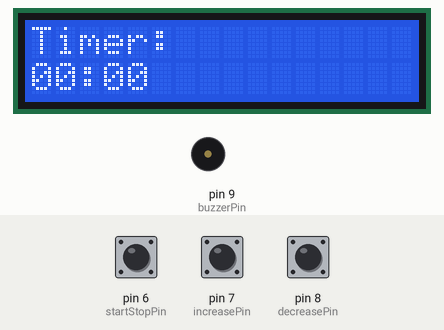
A sketch run on a simulated Arduino Uno, built with avr-gcc and run on an emulated ATmega328P. Parts: 16×2 character LCD, buzzer (waves = sounding, pin HIGH). Inputs (shaded band) come from the test bench; at power-on: pin 6 (startStopPin) HIGH, pin 7 (increasePin) HIGH, pin 8 (decreasePin) HIGH.

Above: at 2.2 s.
2.3 s: pin 6 (startStopPin) pulled LOW for 0.15 s
At 4.2 s:
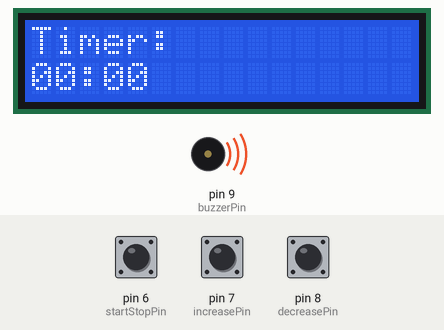
5.4 s: pin 7 (increasePin) pulled LOW for 1 s
At 7.2 s:
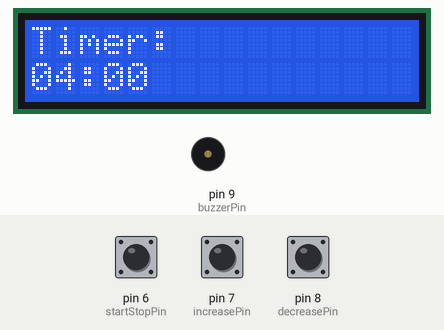
7.9 s: pin 7 (increasePin) pulled LOW for 0.15 s
At 8.4 s:
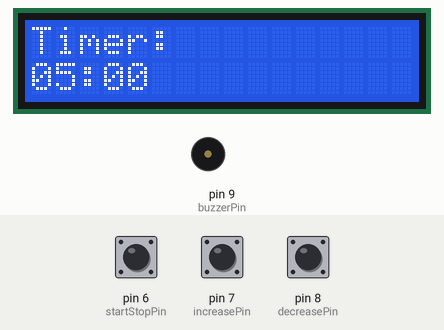
9.6 s: pin 6 (startStopPin) pulled LOW for 1 s
At 12.3 s:
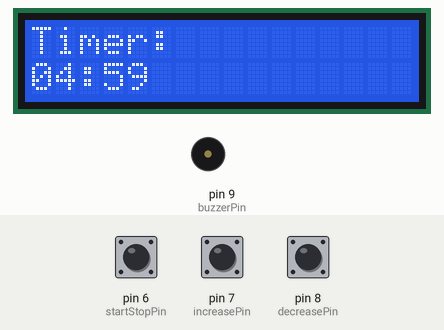
Timing chart, 0 to 13.8 s (numbered marks = the images above; inputs shaded):
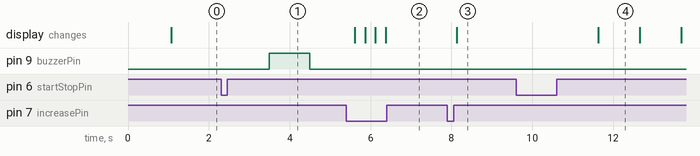

Measured:
- after the input at 2.3 s, pin 9 (buzzerPin): LOW → HIGH after 1.2 s, → LOW 1.0 s later
- after the input at 5.4 s, the display: first changes after 0.21 s (image 2 shows a later state)
- after the input at 7.9 s, the display: changes after 0.23 s (image 3)
- after the input at 9.6 s, the display: changes after 2.0 s (image 4)

The sketch:

Digital-Timer.ino
```cpp
#include <LiquidCrystal.h>

LiquidCrystal lcd(12, 11, 5, 4, 3, 2);

const int startStopPin = 6;
const int increasePin = 7;
const int decreasePin = 8;
const int buzzerPin = 9;

long totalSeconds = 0;
bool isRunning = false;

unsigned long lastTick = 0;
unsigned long buttonPressStart = 0;

bool startStopHeld = false;

const unsigned long longPressTime = 1000;

void setup() {
  lcd.begin(16, 2);

  pinMode(startStopPin, INPUT_PULLUP);
  pinMode(increasePin, INPUT_PULLUP);
  pinMode(decreasePin, INPUT_PULLUP);
  pinMode(buzzerPin, OUTPUT);

  lcd.print("Digital Timer");
  delay(1000);
  lcd.clear();
}

void loop() {
  handleStartStop();

  if (!isRunning) {
    handleAdjustment();
  }

  if (isRunning) {
    updateTimer();
  }

  displayTime();

  delay(50);
}

void handleStartStop() {
  bool pressed = digitalRead(startStopPin) == LOW;

  if (pressed && !startStopHeld) {
    startStopHeld = true;
    buttonPressStart = millis();
  }

  if (!pressed && startStopHeld) {
    startStopHeld = false;

    unsigned long pressTime = millis() - buttonPressStart;

    if (pressTime >= longPressTime) {
      totalSeconds = 0;
      isRunning = false;
    }
    else {
      isRunning = !isRunning;
      lastTick = millis();
    }
  }
}

void handleAdjustment() {
  if (digitalRead(increasePin) == LOW) {
    totalSeconds += 60;
    delay(200);
  }

  if (digitalRead(decreasePin) == LOW) {
    if (totalSeconds >= 60) {
      totalSeconds -= 60;
    }

    delay(200);
  }
}

void updateTimer() {
  if (millis() - lastTick >= 1000) {
    lastTick = millis();

    if (totalSeconds > 0) {
      totalSeconds--;
    }

    if (totalSeconds == 0) {
      isRunning = false;

      digitalWrite(buzzerPin, HIGH);
      delay(1000);
      digitalWrite(buzzerPin, LOW);
    }
  }
}

void displayTime() {
  int minutes = totalSeconds / 60;
  int seconds = totalSeconds % 60;

  lcd.setCursor(0, 0);
  lcd.print("Timer:          ");

  lcd.setCursor(0, 1);

  if (minutes < 10) {
    lcd.print("0");
  }

  lcd.print(minutes);
  lcd.print(":");

  if (seconds < 10) {
    lcd.print("0");
  }

  lcd.print(seconds);
  lcd.print("     ");
}
```
